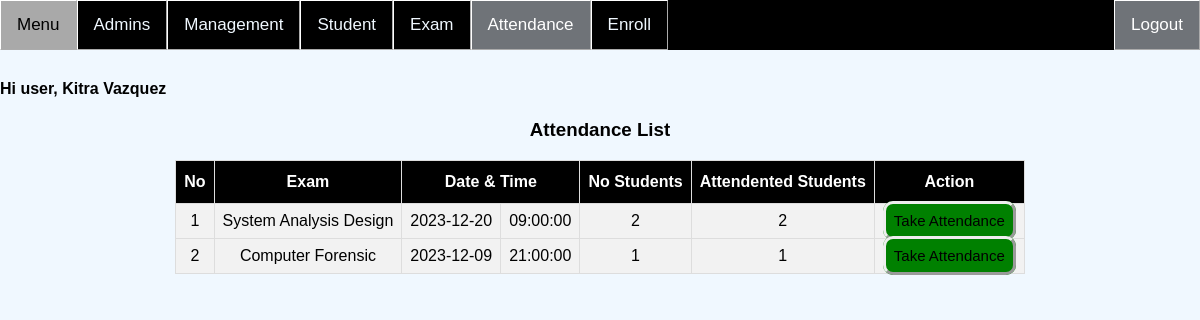
The app's page /Admin/Attendance.php (signed in) with its own data.
### tables this page shows
CREATE TABLE `exam` (
  `id` int(11) NOT NULL,
  `name` varchar(255) NOT NULL,
  `datetime` datetime NOT NULL
);

### Admin/Attendance.php (the view, shortened to what this page needs)
<?php
if(isset ($_SESSION["userId"]))
{
	include "Header.php";
	?>
<!DOCTYPE html>
<html>
<head>
</head>
<body>
<?php
$queryGet = "SELECT
    e.id AS exam_id,
    e.name AS exam_name,
    e.datetime AS datetime,
    COUNT(she.student_id) AS num_stud,
    SUM(she.attendance) AS total_attendance
FROM
    exam e
LEFT JOIN
    student_has_exam she ON e.id = she.exam_id
GROUP BY
    e.id, e.name;";
$resultGet = mysqli_query($link,$queryGet);
if(!$resultGet)
{	die ("Invalid Query - get Items List: ". mysqli_error($link));	}
else{	?>
	<center><h3>Attendance List</h3></center>
	<table id="table" border="1" align="center">
		<tr>
			<th>No</th>
			<th>Exam</th>
			<th colspan=2>Date & Time</th>
			<th>No Students</th>
			<th>Attendented Students</th>
			<th>Action</th>
		</tr>
<?php				if(mysqli_num_rows($resultGet)<=0){	?>
		<tr>
			<td colspan="4">No Student Registered</td>
		</tr><?php	}
		else{
			$no=1;
			while($row1= mysqli_fetch_array($resultGet, MYSQLI_BOTH))
			{
				$datetimeObject = new DateTime($row1['datetime']);
				$date = $datetimeObject->format('Y-m-d');
				$time = $datetimeObject->format('H:i:s');
		?>
		<tr>
			<td><?php echo $no;?></td>
			<td><?php echo $row1['exam_name'];?></td>
			<td><?php echo $date;$no++;?></td>
			<td><?php echo $time?></td>
			<td><?php echo $row1['num_stud']?></td>
			<td><?php echo $row1['total_attendance'];?></td>
			<td>
				<a href="AttendanceTake.php?id=<?php echo $row1['exam_id'];?>" class="btn btn-take">Take Attendance</a>
			</td>
		</tr><?php	}	}?>
	</table>
<?php	}?>
	<?php
}
else{
    echo "No session exists or session has expired. Please log in again ";
	echo "Page will be redirect in 2 seconds";
	header('Refresh: 2; ../Auth/Login.php');
}	?>
</body>
</html>

### CSS/topNav.css (style rules this page uses)
* { box-sizing: border-box; }
body { margin: 0; font-family: Arial, Helvetica, sans-serif; background-image: url("bc.jpg"); background-color:aliceblue; background-size: 100% ; background-repeat: no-repeat; background-attachment: fixed; background-position:90% 100%; position:absolute; top:10%; max-width: -webkit-fill-available; right: 0px; left: 0px; }
.btn { padding: 15px; font-size: 15px; color: white; background: black ; border-style: outset; border-radius: 10px; cursor: pointer; }
#table { font-family: "Trebuchet MS", Arial, Helvetica, sans-serif; border-collapse: collapse; }
#table td, #table th { border: 1px solid #ddd; padding: 8px; text-align: center; max-width: auto; }
#table tr { background-color: #f2f2f2; }
#table th { padding-top: 12px; padding-bottom: 12px; text-align: center; background-color: black; color: white; max-width: auto; background-position: center; }

### Admin/Attendance.php (style rules this page uses)
.btn-take { padding: 8px; background: green; color: black; text-decoration: solid; }

### records on screen
exam: name "System Analysis Design", datetime "2023-12-20", datetime "09:00:00", num_stud "2", total_attendance "2"
exam: name "Computer Forensic", datetime "2023-12-09", datetime "21:00:00", num_stud "1", total_attendance "1"

### other values on screen
$_SESSION["name"] "Kitra Vazquez"
